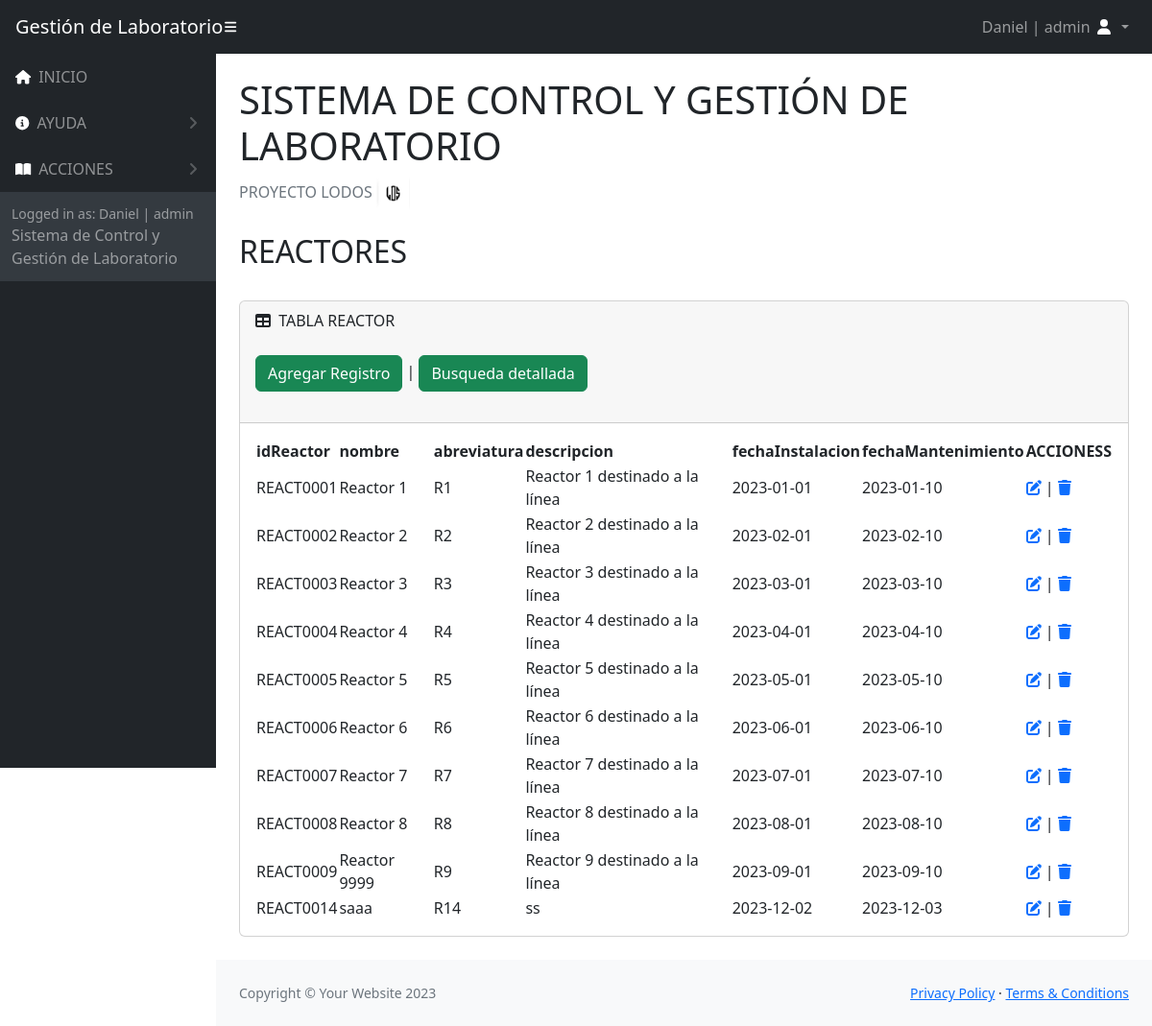
The page /Vistas/acciones/accionesReactores/indexReactor.php (signed in) on the database its author committed.
### tables this page shows
CREATE TABLE `reactor` (
  `idReactor` varchar(15) NOT NULL,
  `nombre` varchar(30) DEFAULT NULL,
  `abreviatura` varchar(5) DEFAULT NULL,
  `descripcion` varchar(30) DEFAULT NULL,
  `fechaInstalacion` date DEFAULT NULL,
  `fechaMantenimiento` date DEFAULT NULL
);

### Vistas/acciones/accionesReactores/indexReactor.php (the view, shortened to what this page needs)
<?php
require_once('../../../Controlador/Conexion_DB/config.php');
    $stmt = $connectDB->prepare('SELECT * FROM reactor');
    $stmt->execute();
    $allData = $stmt->fetchAll();
?>
<!DOCTYPE html>
<html lang="es">
    <head>
        <link href="https://cdn.jsdelivr.net/npm/simple-datatables@7.1.2/dist/style.min.css" rel="stylesheet" />
        <link href="../../../assets/css/styles.css" rel="stylesheet" />
    </head>
    <body class="sb-nav-fixed">
    <nav class="sb-topnav navbar navbar-expand navbar-dark bg-dark">
            <a class="navbar-brand ps-3" href="../../../index.php">Gestión de Laboratorio</a>
            <button class="btn btn-link btn-sm order-1 order-lg-0 me-4 me-lg-0" id="sidebarToggle" href="#!"><i class="fas fa-bars" style="color: #ffffff;"></i></button>
            <ul class="navbar-nav ms-auto me-0 me-md-3 my-2 my-md-0">
                <li class="nav-item dropdown">
                    <a class="nav-link dropdown-toggle" id="navbarDropdown" href="#" role="button" data-bs-toggle="dropdown" aria-expanded="false">
                    <?php  echo $_SESSION["nombreUsuario"]. " | ".  $_SESSION["tipo"];  ?>
                        <i class="fas fa-user fa-fw" style="color: #ffffff;"></i>
                    </a>
                </li>
            </ul>
        </nav>
        <div id="layoutSidenav">
            <div id="layoutSidenav_nav">
                <nav class="sb-sidenav accordion sb-sidenav-dark" id="sidenavAccordion">
                    <div class="sb-sidenav-menu">
                        <div class="nav">
                            <a class="nav-link" href="../../../index.php">
                                <div class="sb-nav-link-icon"><i class="fa-solid fa-house" style="color: #ffffff;"></i></div>
                                INICIO
                            </a>
                            <?php  if( $_SESSION["tipo"] == "admin") {  ?>
                            <a class="nav-link collapsed" href="#" data-bs-toggle="collapse" data-bs-target="#collapseLayouts" aria-expanded="false" aria-controls="collapseLayouts">
                                <div class="sb-nav-link-icon"><i class="fa-solid fa-circle-info" style="color: #ffffff;"></i></div>
                                AYUDA
                                <div class="sb-sidenav-collapse-arrow"><i class="fas fa-angle-down"></i></div>
                            </a>
                            <?php  }  ?>
                                <a class="nav-link collapsed" href="#" data-bs-toggle="collapse" data-bs-target="#collapsePages" aria-expanded="false" aria-controls="collapsePages">
                                <div class="sb-nav-link-icon"><i class="fas fa-book-open" style="color: #ffffff;"></i></div>
                                ACCIONES
                                <div class="sb-sidenav-collapse-arrow"><i class="fas fa-angle-down"></i></div>
                            </a>
                    </div>
                    <div class="sb-sidenav-footer">
                        <div class="small">Logged in as:    <?php  echo $_SESSION["nombreUsuario"]. " | ".  $_SESSION["tipo"];  ?></div>
                        Sistema de Control y Gestión de Laboratorio
                    </div>
                </nav>
            </div>
            <div id="layoutSidenav_content">
                <main>
                    <div class="container-fluid px-4">
                        <h1 class="mt-4">SISTEMA DE CONTROL Y GESTIÓN DE LABORATORIO</h1>
                        <ol class="breadcrumb mb-4">
                        <li class="breadcrumb-item active">PROYECTO LODOS <img style="width: 35px !important; height: 35px !important; padding:0px !important;" src="../../../assets/img/logoLODOS.PNG" alt="ss2"></li>
                        </ol>
                        <h2>REACTORES</h2>
                        <br/>
                        <div class="card mb-4">
                            <div class="card-header">
                                <i class="fas fa-table me-1"></i>
                                TABLA REACTOR
                                <br>
                                <br>
                                <a  name="" id="" class="btn btn-success" href="nuevoReactor.php" role="button">Agregar Registro</a> | <a  name="" id="" class="btn btn-success" href="buscarReactor.php" role="button">Busqueda detallada</a>
                                <br>
                                <br>
                            </div>
                            <div class="card-body">
                                <table id="datatablesSimple">
                                    <thead>
                                        <tr>
                                            <th>idReactor</th>
                                            <th>nombre</th>
                                            <th>abreviatura</th>
                                            <th>descripcion</th>
                                            <th>fechaInstalacion</th>
                                            <th>fechaMantenimiento</th>
                                            <th>ACCIONESS</th>
                                        </tr>
                                    </thead>
                                    <tbody>
                                            <?php  foreach($allData as $registro) {  ?>
                                            <tr>
                                                <td><?php echo $registro['idReactor']; ?> </td>
                                                <td><?php  echo $registro['nombre']; ?> </td>
                                                <td><?php  echo $registro['abreviatura']; ?> </td>
                                                <td><?php  echo $registro['descripcion']; ?> </td>
                                                <td><?php  echo $registro['fechaInstalacion']; ?> </td>
                                                <td><?php  echo $registro['fechaMantenimiento']; ?> </td>
                                                <td>
                                                <?php
                                                echo '<a href="editarReactor.php?id='.$registro['idReactor'].'">' ;
                                                echo '<i class="fa-solid fa-pen-to-square"></i>';
                                                echo '</a>';
                                                echo ' | ';
                                                echo '<a href="deleteReactor.php?id='.$registro['idReactor'].'">' ;
                                                echo '<i class="fa-solid fa-trash"></i>';
                                                echo '</a>';
                                                ?>
                                                </td>
                                            </tr>
                                            <?php  }  ?>
                                    </tbody>
                                </table>
                            </div>
                        </div>
                    </div>
                </main>
                <footer class="py-4 bg-light mt-auto">
                    <div class="container-fluid px-4">
                        <div class="d-flex align-items-center justify-content-between small">
                            <div class="text-muted">Copyright &copy; Your Website 2023</div>
                            <div>
                                <a href="../../../Vistas/Politicas/politicasPrivacidad.php">Privacy Policy</a>
                                &middot;
                                <a href="../../../Vistas/Politicas/politicasUso.php">Terms &amp; Conditions</a>
                            </div>
                        </div>
                    </div>
                </footer>
            </div>
        </div>
    </body>
</html>

### rows shown on the page
reactor: idReactor "REACT0001", nombre "Reactor 1", abreviatura "R1", descripcion "Reactor 1 destinado a la línea", fechaInstalacion "2023-01-01", fechaMantenimiento "2023-01-10"
reactor: idReactor "REACT0002", nombre "Reactor 2", abreviatura "R2", descripcion "Reactor 2 destinado a la línea", fechaInstalacion "2023-02-01", fechaMantenimiento "2023-02-10"
reactor: idReactor "REACT0003", nombre "Reactor 3", abreviatura "R3", descripcion "Reactor 3 destinado a la línea", fechaInstalacion "2023-03-01", fechaMantenimiento "2023-03-10"
reactor: idReactor "REACT0004", nombre "Reactor 4", abreviatura "R4", descripcion "Reactor 4 destinado a la línea", fechaInstalacion "2023-04-01", fechaMantenimiento "2023-04-10"
reactor: idReactor "REACT0005", nombre "Reactor 5", abreviatura "R5", descripcion "Reactor 5 destinado a la línea", fechaInstalacion "2023-05-01", fechaMantenimiento "2023-05-10"
reactor: idReactor "REACT0006", nombre "Reactor 6", abreviatura "R6", descripcion "Reactor 6 destinado a la línea", fechaInstalacion "2023-06-01", fechaMantenimiento "2023-06-10"
reactor: idReactor "REACT0007", nombre "Reactor 7", abreviatura "R7", descripcion "Reactor 7 destinado a la línea", fechaInstalacion "2023-07-01", fechaMantenimiento "2023-07-10"
reactor: idReactor "REACT0008", nombre "Reactor 8", abreviatura "R8", descripcion "Reactor 8 destinado a la línea", fechaInstalacion "2023-08-01", fechaMantenimiento "2023-08-10"
reactor: idReactor "REACT0009", nombre "Reactor 9999", abreviatura "R9", descripcion "Reactor 9 destinado a la línea", fechaInstalacion "2023-09-01", fechaMantenimiento "2023-09-10"
reactor: idReactor "REACT0014", nombre "saaa", abreviatura "R14", descripcion "ss", fechaInstalacion "2023-12-02", fechaMantenimiento "2023-12-03"

### other values the page prints
$_SESSION["nombreUsuario"] "Daniel"
$_SESSION["tipo"] "admin"
